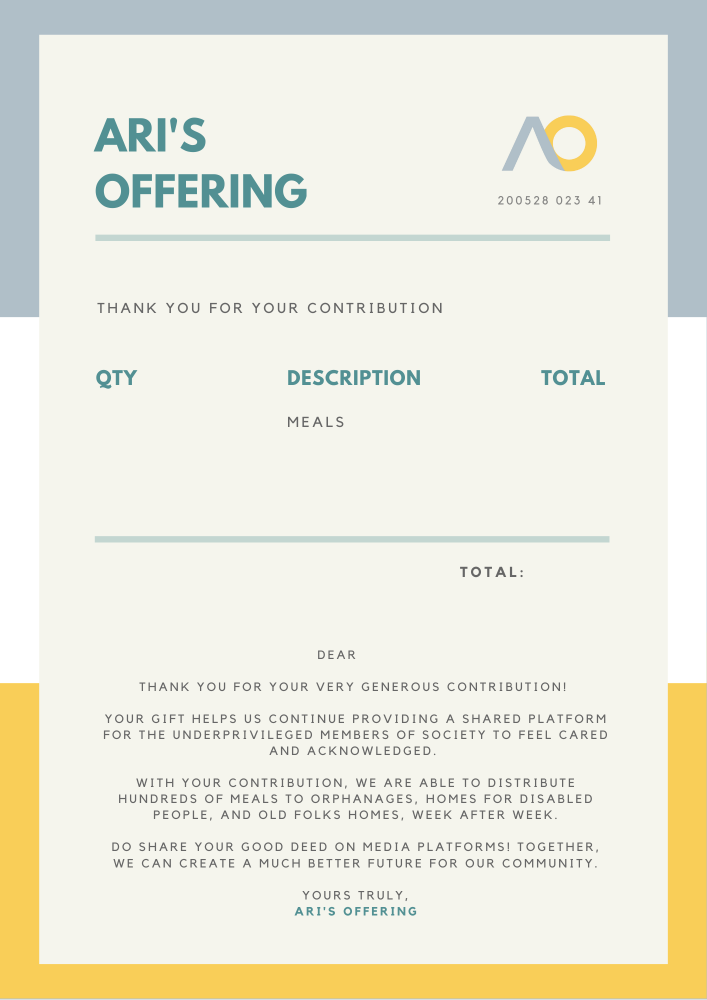
#> input picture assets/wdp.png, 1414 x 2000 px (shown at 1/2 size)
$ python -i main.py   (imports and definitions only)
#> lines starting #> are read from the running program, lines starting #| are printed output that depends on the picture
from PIL import Image,ImageDraw,ImageFont
import csv
import math
from datetime import datetime

font_league_spartan = ImageFont.truetype('fonts/LeagueSpartan-Bold.otf', 40 )
font_kollekif = ImageFont.truetype('fonts/Kollektif.ttf', 29)
font_kollekif_bold = ImageFont.truetype('fonts/Kollektif-Bold.ttf', 29)
font_arimo = ImageFont.truetype('fonts/Arimo-Italic.ttf', 25)


# [1 line not run here, left out]
# [1 line that did not run here, left out]
# [1 line not run here, left out]
# [1 line that did not run here, left out]

# [22 lines of commented-out code are left out]

def roundup(x):
    return int(math.ceil(float(x) / 10.0)) * 10

def receipts(array):

    count = 0


    for i in array:

        count += 1


        rounded = int(roundup(i[6]))

        if i[9] == "Weekly Delivery" or i[9] == "":

            datetime_str = i[7].split(" ")[:-1]
            datetime_str = ' '.join(datetime_str)
            datetime_object = datetime.strptime(datetime_str, '%Y-%m-%d %H:%M:%S')
            date = datetime_object.strftime('%d %m %Y')

            image_wdp = Image.open('assets/wdp.png')

            draw = ImageDraw.Draw(image_wdp)
            draw.text(xy=(191,545), text=(f"{i[1].upper()}"),fill=(83,143,147), font=font_league_spartan)
            draw.text(xy=(195,829), text=(f"{int(rounded/10)}" ),fill=(111,111,110),font=font_kollekif)
            draw.text(xy=(1085,829), text=(f"RM {rounded}"),fill=(111,111,110),font=font_kollekif)
            draw.text(xy=(1085,1131.5), text=(f"RM {rounded}" ),fill=(111,111,110),font=font_kollekif_bold)
            draw.text(xy=(730,1296), text=(f"CONTRIBUTOR"), fill=(111,111,110),font=font_arimo)
            draw.text(xy=(990,380),text=f"{date} - {str(count).zfill(3)}", fill=(135,135,133),font=font_kollekif)
            image_wdp.save(f"receipts/receipt_{i[1].upper().split(' ')[0]}.png")

        if i[9] == "Care Package":

            datetime_str = i[7].split(" ")[:-1]
            datetime_str = ' '.join(datetime_str)
            datetime_object = datetime.strptime(datetime_str, '%Y-%m-%d %H:%M:%S')
            date = datetime_object.strftime('%d %m %Y')

            image_cpp = Image.open('assets/cpp.png')

            draw = ImageDraw.Draw(image_cpp)
            draw.text(xy=(191,545), text=(f"{i[1].upper()}"),fill=(83,143,147), font=font_league_spartan)
            draw.text(xy=(195,829), text=(f"{round((rounded/150),1)}" ),fill=(111,111,110),font=font_kollekif)
            draw.text(xy=(1085,829), text=(f"RM {rounded}" ),fill=(111,111,110),font=font_kollekif)
            draw.text(xy=(1085,1131.5), text=(f"RM {rounded}" ),fill=(111,111,110),font=font_kollekif_bold)
            draw.text(xy=(730,1296), text=(f"CONTRIBUTOR"), fill=(111,111,110),font=font_arimo)
            draw.text(xy=(990,380),text=f"{date} - {str(count).zfill(3)}", fill=(135,135,133),font=font_kollekif)
            image_cpp.save(f"receipts/receipt_{i[1].upper().split(' ')[0]}.png")


    return

# [1 line not run here, left out]


# [9 lines of commented-out code are left out]

>>> import cv2
>>> picture = cv2.imread('assets/wdp.png', cv2.IMREAD_GRAYSCALE)
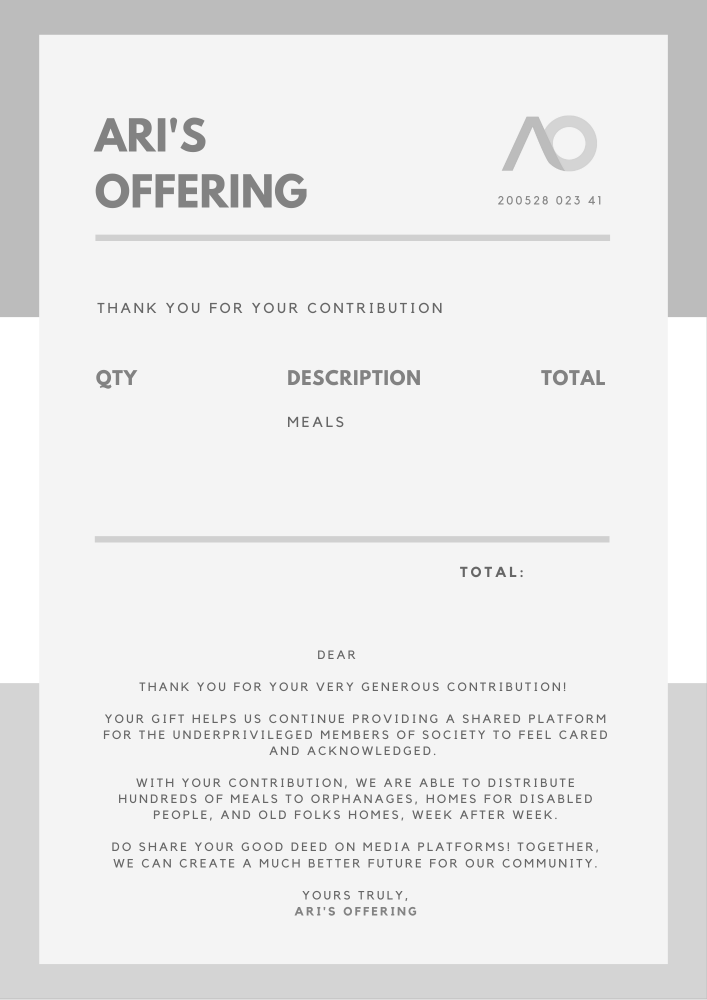
#> picture: shape (2000, 1414) (shown at 1/2 size); min 102, max 255, mean 234.7
>>> result = receipts(picture)
#> in receipts, `rounded = int(roundup(i[6]))`: rounded = 190
